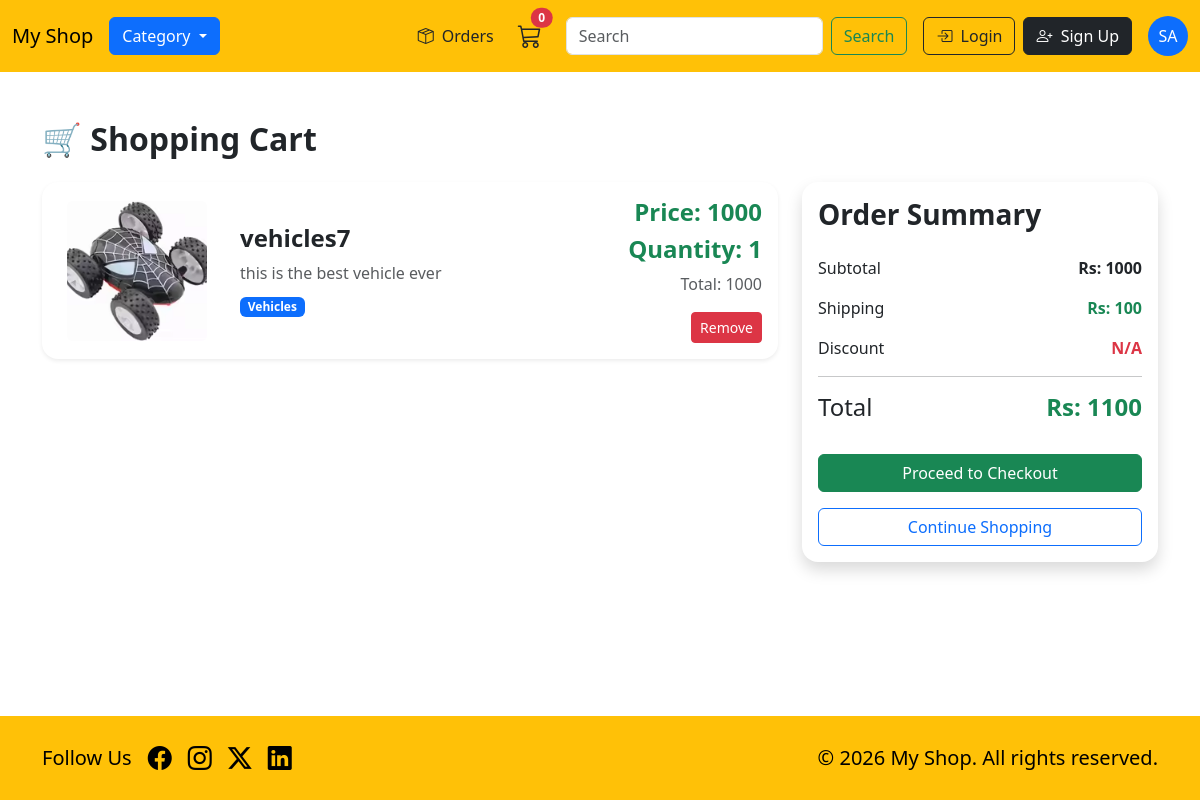
The app's page /home/cart/ with its own data.
### cart/models.py (models this page shows, shortened)
class cart(models.Model):
    user=models.ForeignKey(User,on_delete=models.CASCADE)
    produ=models.ForeignKey(product,on_delete=models.CASCADE)
    quantity=models.IntegerField()
    @property
    def total_price(self):
        return self.produ.price*self.quantity

### products/models.py (models this page shows, shortened)
class product(models.Model):
    cate=[
        ('E','Electronics'),
        ('M','Makeup items'),
        ('V','Vehicles'),
        ('F','Foods'),
        ('C','Clothes'),
    ]
    name=models.CharField(max_length=20)
    price=models.IntegerField()
    description=models.CharField(max_length=500)
    image=models.ImageField(upload_to='photos/')
    quantity=models.IntegerField()
    category=models.CharField(choices=cate)
    random_order=models.FloatField(default=get_random_value,blank=True)

### cart/views.py (the view)
# urls.py: path('',views.cart_page,name='cart'),
def cart_page(request):
    data=cart.objects.all()
    subtotal_price=0
    for i in data:
        price=i.produ.price*i.quantity
        subtotal_price+=price
    total_price=subtotal_price+100
    return render(request,'cart.html',{'data':data,'subtotal_price':subtotal_price,'total_price':total_price})

### core/context_processors.py (called while the page is built)
def count(request):
    if request.user.is_authenticated:
        value=cart.objects.filter(user=request.user).count()
        return {'count_data':value}
    else:
        return {'count_data':0}

### cart/templates/cart.html
{%extends 'base.html'%}
{%block body%}
<div class="container my-5">
    <h2 class="fw-bold mb-4">🛒 Shopping Cart</h2>
    <div class="row">
        <div class="col-lg-8">
            {%for i in data%}
            <div class="card shadow-sm border-0 rounded-4 mb-4">
                <div class="card-body">
                    <div class="row align-items-center">
                        <div class="col-md-3 text-center">
                            <img src="{{i.produ.image.url}}"
                                 class="img-fluid rounded"
                                 style="height:140px; width:140px; object-fit:cover;">
                        </div>
                        <div class="col-md-6">
                            <h4 class="fw-bold mb-2">
                                {{i.produ.name}}
                            </h4>
                            <p class="text-muted mb-2">
{{i.produ.description}}                            </p>
                            <span class="badge bg-primary">
                                {{i.produ.get_category_display}}
                            </span>
                        </div>
                        <div class="col-md-3 text-end">
                            <h4 class="text-success fw-bold">
                                Price: {{i.produ.price}}
                            </h4>
                            <h4 class="text-success fw-bold">
                                Quantity: {{i.quantity}}
                            </h4>
                            <p class="text-muted mb-3">
                                Total: {{i.total_price}}
                            </p>
                                    <a href="{%url 'remove' i.id%}">
                            <button class="btn btn-danger btn-sm">
                                Remove
                            </button>
                            </a>
                        </div>
                    </div>
                </div>
            </div>
            {% endfor %}
        </div>
        <div class="col-lg-4">
            <div class="card shadow border-0 rounded-4 sticky-top" style="top:90px;">
                <div class="card-body">
                    <h3 class="fw-bold mb-4">
                        Order Summary
                    </h3>
                    <div class="d-flex justify-content-between mb-3">
                        <span>Subtotal</span>
                        <strong>Rs: {{subtotal_price}}</strong>
                    </div>
                    <div class="d-flex justify-content-between mb-3">
                        <span>Shipping</span>
                        <strong class="text-success">
                            {%if subtotal_price > 0%}
                           Rs: 100
                           {%else%}
                           N/A
                           {%endif%}
                        </strong>
                    </div>
                    <div class="d-flex justify-content-between mb-3">
                        <span>Discount</span>
                        <strong class="text-danger">
                            N/A
                        </strong>
                    </div>
                    <hr>
                    <div class="d-flex justify-content-between mb-4">
                        <h4>Total</h4>
                        <h4 class="text-success fw-bold">
                            {%if subtotal_price > 0%}
                           Rs: {{total_price}}
                           {%else%}
                           N/A
                           {%endif%}
                        </h4>
                    </div>
                    <a href="{%url 'checkout'%}">
                    <button class="btn btn-success w-100 mb-3">
                        Proceed to Checkout
                    </button>
                    </a>
                    <a href="{%url 'home'%}">
                    <button class="btn btn-outline-primary w-100">
                        Continue Shopping
                    </button>
                    </a>
                </div>
            </div>
        </div>
    </div>
</div>
{%endblock%}

### records on screen
cart: produ.image (picture), produ.name "vehicles7", produ.description "this is the best vehicle ever", produ.category "Vehicles", produ.price "1000", quantity "1", total_price "1000"

### other values on screen
{{ count_data }} "0"
{{ subtotal_price }} "1000"
{{ total_price }} "1100"
